Frame 1 (no input): blank canvas, image omitted
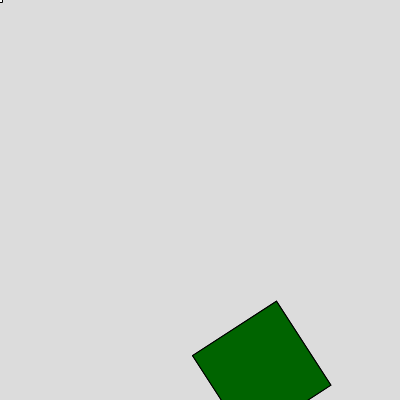
Frame 60 (no input)
Frame 120 (the mouse pressed at the canvas centre since frame 60): blank canvas, image omitted

The p5.js sketch that drew this single still picture (run headless with seeded random() and noise() and a simulated clock; from frame 60 on, the mouse is pressed at the canvas centre):

// p5.js sketch
// ── sketch.js
// DM2008 — Activity 3b
// One Function Wonder (20 min)
//
// Write a function that draws a shape or group of shapes.
// It should take at least one parameter — try x, y, size, or color.
// Call it several times with different values to create variation.
//
// Ideas: a simple face, a flower, a house, an icon.
// Example: myShape(100, 200, 50); myShape(300, 200, 80);
//
// Stretch: call your function inside a for loop to create a repeating pattern.

function setup() {
  createCanvas(400, 400);
  rectMode(CENTER);
  sz = 100;
  rot = 0;
}

function draw() {
  background(220);

  push();
  translate(width, height);
  rotate(rot);
  scale(1, 1);
  fill(100, 200, 250);
  myShape(width / 4, height / 4, sz);
  pop();

  push();
  translate(width, height);
  rotate(rot);
  scale(1, 1);
  fill(100, 200, 250);
  myShape(height / 4, width / 4, sz);
  pop();

  rect(mouseX, mouseY, 5, 5);

  rot = rot + 0.15;
  
}

// Define your function outside draw()
// It can be called from anywhere in your sketch

function myShape(x, y, s) {
  fill(color(0, 100, 0));
  rect(x, y, s, s);
}
